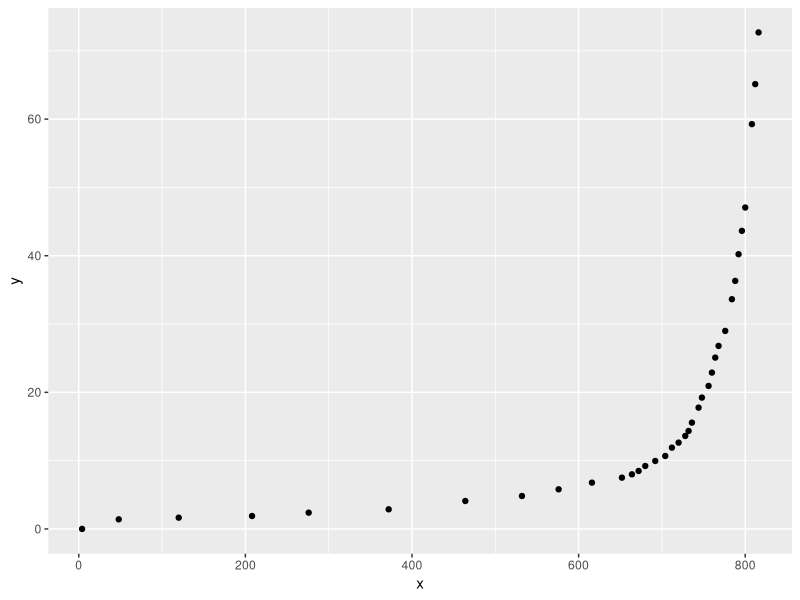
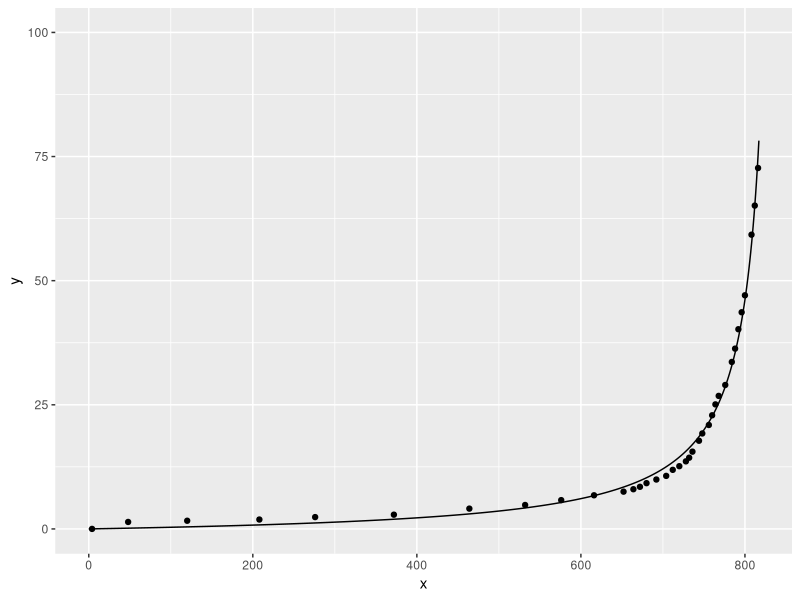

These charts were generated, in order, by the following R code:
library(ggplot2)

raw <- read.csv2("calib_values.txt")

thumb <- raw[ ,1:2]
hand <- raw[ ,3:4]

names(thumb) <- c("x","y")
names(hand) <- c("x","y")

ggplot(thumb) + geom_point(aes(x, y))


alpha0 <- -18
beta0 <- 1024
thumb.nls <- nls( y ~ x*alpha/(x-beta), data=thumb, start=list(alpha=alpha0,beta=beta0), trace=TRUE)
thumb.nls

test.df <- merge(data.frame( x=0:1023), thumb, all.x=TRUE) 
test.df$y.pred <- predict(thumb.nls, newdata=test.df)
ggplot(test.df, aes(x=x)) + geom_point(aes(y=y)) + geom_line(aes(y=y.pred)) + scale_x_continuous(lim=c(0,817)) + scale_y_continuous(lim=c(0,100))









